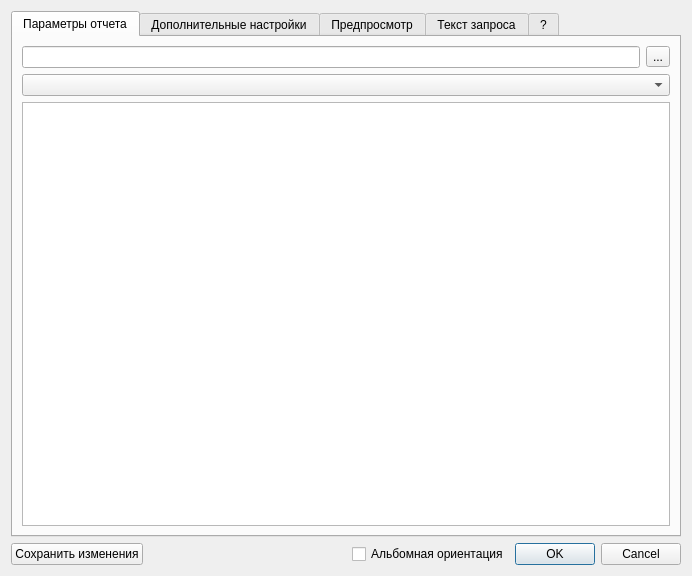
<?xml version="1.0" encoding="UTF-8"?>
<ui version="4.0">
 <class>ReportsGeneratorSetupDialog</class>
 <widget class="QDialog" name="ReportsGeneratorSetupDialog">
  <property name="geometry">
   <rect>
    <x>0</x>
    <y>0</y>
    <width>692</width>
    <height>576</height>
   </rect>
  </property>
  <property name="windowTitle">
   <string>Dialog</string>
  </property>
  <layout class="QGridLayout" name="gridLayout_2">
   <item row="0" column="0" colspan="4">
    <widget class="QTabWidget" name="tabWidget">
     <property name="currentIndex">
      <number>0</number>
     </property>
     <widget class="QWidget" name="tabParameters">
      <attribute name="title">
       <string>Параметры отчета</string>
      </attribute>
      <layout class="QGridLayout" name="gridLayout">
       <item row="0" column="0">
        <widget class="QLineEdit" name="edtInputFileName"/>
       </item>
       <item row="0" column="1">
        <widget class="QToolButton" name="btnBrowseInputFile">
         <property name="text">
          <string>...</string>
         </property>
        </widget>
       </item>
       <item row="2" column="0" colspan="2">
        <widget class="QTableView" name="tblParameters">
         <attribute name="horizontalHeaderStretchLastSection">
          <bool>true</bool>
         </attribute>
        </widget>
       </item>
       <item row="1" column="0" colspan="2">
        <widget class="QComboBox" name="cmbTemplateFile"/>
       </item>
      </layout>
     </widget>
     <widget class="QWidget" name="tabAdditionaOptions">
      <attribute name="title">
       <string>Дополнительные настройки</string>
      </attribute>
      <layout class="QGridLayout" name="gridLayout_4">
       <item row="1" column="0">
        <widget class="QGroupBox" name="gbHeaderSection">
         <property name="title">
          <string>Верхняя (заголовочная) секция</string>
         </property>
         <property name="checkable">
          <bool>true</bool>
         </property>
         <layout class="QGridLayout" name="gridLayout_8">
          <item row="4" column="1">
           <widget class="QSpinBox" name="spbHeaderColumnCount">
            <property name="minimum">
             <number>1</number>
            </property>
            <property name="maximum">
             <number>8</number>
            </property>
           </widget>
          </item>
          <item row="2" column="1">
           <widget class="QSpinBox" name="spbHeaderRowCount">
            <property name="minimum">
             <number>1</number>
            </property>
            <property name="maximum">
             <number>8</number>
            </property>
           </widget>
          </item>
          <item row="6" column="1">
           <spacer name="verticalSpacer">
            <property name="orientation">
             <enum>Qt::Vertical</enum>
            </property>
            <property name="sizeHint" stdset="0">
             <size>
              <width>20</width>
              <height>40</height>
             </size>
            </property>
           </spacer>
          </item>
          <item row="1" column="0" rowspan="6">
           <widget class="QTextEdit" name="tedtHeaderSection"/>
          </item>
          <item row="1" column="1">
           <widget class="QLabel" name="lblHeaderRowCount">
            <property name="text">
             <string>строк:</string>
            </property>
           </widget>
          </item>
          <item row="3" column="1">
           <widget class="QLabel" name="lblHeaderColumnCount">
            <property name="text">
             <string>стобцов:</string>
            </property>
           </widget>
          </item>
          <item row="5" column="1">
           <widget class="QPushButton" name="btnAddToHeader">
            <property name="maximumSize">
             <size>
              <width>23</width>
              <height>23</height>
             </size>
            </property>
            <property name="text">
             <string>+</string>
            </property>
           </widget>
          </item>
         </layout>
        </widget>
       </item>
       <item row="3" column="0">
        <widget class="QGroupBox" name="gbFooterSection">
         <property name="title">
          <string>Нижняя секция</string>
         </property>
         <property name="checkable">
          <bool>true</bool>
         </property>
         <layout class="QGridLayout" name="gridLayout_9">
          <item row="0" column="0" rowspan="6">
           <widget class="QTextEdit" name="tedtFooterSection"/>
          </item>
          <item row="5" column="1">
           <spacer name="verticalSpacer_2">
            <property name="orientation">
             <enum>Qt::Vertical</enum>
            </property>
            <property name="sizeHint" stdset="0">
             <size>
              <width>20</width>
              <height>40</height>
             </size>
            </property>
           </spacer>
          </item>
          <item row="2" column="1">
           <widget class="QLabel" name="lblFooterColumnCount">
            <property name="text">
             <string>стобцов:</string>
            </property>
           </widget>
          </item>
          <item row="0" column="1">
           <widget class="QLabel" name="lblFooterRowCount">
            <property name="text">
             <string>строк:</string>
            </property>
           </widget>
          </item>
          <item row="3" column="1">
           <widget class="QSpinBox" name="spbFooterColumnCount">
            <property name="minimum">
             <number>1</number>
            </property>
            <property name="maximum">
             <number>8</number>
            </property>
           </widget>
          </item>
          <item row="1" column="1">
           <widget class="QSpinBox" name="spbFooterRowCount">
            <property name="minimum">
             <number>1</number>
            </property>
            <property name="maximum">
             <number>8</number>
            </property>
           </widget>
          </item>
          <item row="4" column="1">
           <widget class="QPushButton" name="btnAddToFooter">
            <property name="maximumSize">
             <size>
              <width>23</width>
              <height>23</height>
             </size>
            </property>
            <property name="text">
             <string>+</string>
            </property>
           </widget>
          </item>
         </layout>
        </widget>
       </item>
       <item row="2" column="0">
        <widget class="QGroupBox" name="gbMainTableSection">
         <property name="enabled">
          <bool>true</bool>
         </property>
         <property name="title">
          <string>Основная таблица</string>
         </property>
         <layout class="QGridLayout" name="gridLayout_10">
          <item row="1" column="0">
           <widget class="QTableWidget" name="mainTableColumns">
            <property name="sizePolicy">
             <sizepolicy hsizetype="Expanding" vsizetype="Maximum">
              <horstretch>0</horstretch>
              <verstretch>0</verstretch>
             </sizepolicy>
            </property>
            <property name="minimumSize">
             <size>
              <width>0</width>
              <height>0</height>
             </size>
            </property>
            <property name="editTriggers">
             <set>QAbstractItemView::DoubleClicked</set>
            </property>
            <property name="horizontalScrollMode">
             <enum>QAbstractItemView::ScrollPerPixel</enum>
            </property>
            <attribute name="verticalHeaderVisible">
             <bool>false</bool>
            </attribute>
            <row>
             <property name="text">
              <string>Новая строка</string>
             </property>
            </row>
            <column>
             <property name="text">
              <string>Новый столбец</string>
             </property>
            </column>
            <column>
             <property name="text">
              <string>Новый столбец</string>
             </property>
            </column>
            <column>
             <property name="text">
              <string>Новый столбец</string>
             </property>
            </column>
           </widget>
          </item>
          <item row="0" column="0">
           <widget class="QCheckBox" name="chkTranspose">
            <property name="text">
             <string>Развернуть на 90 градусов против часовой стрелки</string>
            </property>
           </widget>
          </item>
         </layout>
        </widget>
       </item>
       <item row="0" column="0">
        <widget class="CTextAppearanceEditor" name="textAppearanceEditor" native="true">
         <property name="sizePolicy">
          <sizepolicy hsizetype="Preferred" vsizetype="Fixed">
           <horstretch>0</horstretch>
           <verstretch>0</verstretch>
          </sizepolicy>
         </property>
        </widget>
       </item>
      </layout>
     </widget>
     <widget class="QWidget" name="tabPreview">
      <attribute name="title">
       <string>Предпросмотр</string>
      </attribute>
      <layout class="QGridLayout" name="gridLayout_3">
       <item row="0" column="0">
        <widget class="QTextEdit" name="tedtPreview"/>
       </item>
      </layout>
     </widget>
     <widget class="QWidget" name="tab">
      <attribute name="title">
       <string>Текст запроса</string>
      </attribute>
      <layout class="QGridLayout" name="gridLayout_6">
       <item row="0" column="0">
        <widget class="QPlainTextEdit" name="tedtQueryStmt"/>
       </item>
      </layout>
     </widget>
     <widget class="QWidget" name="tabInfo">
      <attribute name="title">
       <string>?</string>
      </attribute>
      <layout class="QGridLayout" name="gridLayout_5">
       <item row="0" column="0">
        <widget class="QTextEdit" name="tedtInfo">
         <property name="readOnly">
          <bool>true</bool>
         </property>
         <property name="html">
          <string>&lt;!DOCTYPE HTML PUBLIC &quot;-//W3C//DTD HTML 4.0//EN&quot; &quot;http://www.w3.org/TR/REC-html40/strict.dtd&quot;&gt;
&lt;html&gt;&lt;head&gt;&lt;meta name=&quot;qrichtext&quot; content=&quot;1&quot; /&gt;&lt;style type=&quot;text/css&quot;&gt;
p, li { white-space: pre-wrap; }
&lt;/style&gt;&lt;/head&gt;&lt;body style=&quot; font-family:'MS Shell Dlg 2'; font-size:8.25pt; font-weight:400; font-style:normal;&quot;&gt;
&lt;p style=&quot; margin-top:14px; margin-bottom:12px; margin-left:0px; margin-right:0px; -qt-block-indent:0; text-indent:0px;&quot;&gt;&lt;span style=&quot; font-size:8pt; font-weight:600;&quot;&gt;Общие положения&lt;/span&gt;&lt;/p&gt;
&lt;p style=&quot; margin-top:12px; margin-bottom:12px; margin-left:0px; margin-right:0px; -qt-block-indent:0; text-indent:0px;&quot;&gt;&lt;span style=&quot; font-size:8pt;&quot;&gt;Входной файл (далее &amp;quot;&lt;/span&gt;&lt;span style=&quot; font-size:8pt; font-weight:600;&quot;&gt;шаблон отчета&lt;/span&gt;&lt;span style=&quot; font-size:8pt;&quot;&gt;&amp;quot;) должен иметь расширение &amp;quot;sql&amp;quot;.&lt;/span&gt;&lt;/p&gt;
&lt;p style=&quot; margin-top:12px; margin-bottom:12px; margin-left:0px; margin-right:0px; -qt-block-indent:0; text-indent:0px;&quot;&gt;&lt;span style=&quot; font-size:8pt; font-weight:600;&quot;&gt;Шаблон отчета&lt;/span&gt;&lt;span style=&quot; font-size:8pt;&quot;&gt; может содержать: &lt;/span&gt;&lt;/p&gt;
&lt;ul style=&quot;margin-top: 0px; margin-bottom: 0px; margin-left: 0px; margin-right: 0px; -qt-list-indent: 1;&quot;&gt;&lt;li style=&quot; font-size:8pt;&quot; style=&quot; margin-top:12px; margin-bottom:0px; margin-left:0px; margin-right:0px; -qt-block-indent:0; text-indent:0px;&quot;&gt;текст SQL-запроса для выборки данных из базы, &lt;/li&gt;
&lt;li style=&quot; font-size:8pt;&quot; style=&quot; margin-top:0px; margin-bottom:0px; margin-left:0px; margin-right:0px; -qt-block-indent:0; text-indent:0px;&quot;&gt;комментарии в формате SQL, &lt;/li&gt;
&lt;li style=&quot; font-size:8pt;&quot; style=&quot; margin-top:0px; margin-bottom:12px; margin-left:0px; margin-right:0px; -qt-block-indent:0; text-indent:0px;&quot;&gt;настраиваемые &lt;span style=&quot; font-weight:600;&quot;&gt;параметры отчета&lt;/span&gt;. &lt;/li&gt;&lt;/ul&gt;
&lt;p style=&quot; margin-top:14px; margin-bottom:12px; margin-left:0px; margin-right:0px; -qt-block-indent:0; text-indent:0px;&quot;&gt;&lt;span style=&quot; font-size:8pt; font-weight:600;&quot;&gt;Параметры отчета&lt;/span&gt;&lt;/p&gt;
&lt;p style=&quot; margin-top:12px; margin-bottom:12px; margin-left:0px; margin-right:0px; -qt-block-indent:0; text-indent:0px;&quot;&gt;&lt;span style=&quot; font-size:8pt;&quot;&gt;Параметр отчета представляет собой строку вида: {&lt;/span&gt;&lt;span style=&quot; font-size:8pt; font-style:italic;&quot;&gt;name&lt;/span&gt;&lt;span style=&quot; font-size:8pt;&quot;&gt;[#&lt;/span&gt;&lt;span style=&quot; font-size:8pt; font-style:italic;&quot;&gt;n&lt;/span&gt;&lt;span style=&quot; font-size:8pt;&quot;&gt;]@&lt;/span&gt;&lt;span style=&quot; font-size:8pt; font-style:italic;&quot;&gt;type&lt;/span&gt;&lt;span style=&quot; font-size:8pt;&quot;&gt;} &lt;/span&gt;&lt;/p&gt;
&lt;p style=&quot; margin-top:12px; margin-bottom:12px; margin-left:0px; margin-right:0px; -qt-block-indent:0; text-indent:0px;&quot;&gt;&lt;span style=&quot; font-size:8pt;&quot;&gt;, где: &lt;/span&gt;&lt;/p&gt;
&lt;ul style=&quot;margin-top: 0px; margin-bottom: 0px; margin-left: 0px; margin-right: 0px; -qt-list-indent: 1;&quot;&gt;&lt;li style=&quot; font-size:8pt;&quot; style=&quot; margin-top:12px; margin-bottom:0px; margin-left:0px; margin-right:0px; -qt-block-indent:0; text-indent:0px;&quot;&gt;&lt;span style=&quot; font-style:italic;&quot;&gt;name&lt;/span&gt; - имя параметра. Может содержать буквы и символы подчеркивания (последние будут заменятся на пробемы при отображении названия). &lt;/li&gt;
&lt;li style=&quot; font-size:8pt;&quot; style=&quot; margin-top:0px; margin-bottom:0px; margin-left:0px; margin-right:0px; -qt-block-indent:0; text-indent:0px;&quot;&gt;&lt;span style=&quot; font-style:italic;&quot;&gt;n&lt;/span&gt; - сортировочный индекс. Указывает порядок вывода параметра в списке. Может быть опущен. &lt;/li&gt;
&lt;li style=&quot; font-size:8pt;&quot; style=&quot; margin-top:0px; margin-bottom:12px; margin-left:0px; margin-right:0px; -qt-block-indent:0; text-indent:0px;&quot;&gt;&lt;span style=&quot; font-style:italic;&quot;&gt;type&lt;/span&gt; - тип параметра. Определяет используемый для редактирования элемент интерфейса.&lt;/li&gt;&lt;/ul&gt;
&lt;p style=&quot; margin-top:0px; margin-bottom:0px; margin-left:0px; margin-right:0px; -qt-block-indent:1; text-indent:0px;&quot;&gt;&lt;span style=&quot; font-size:8pt;&quot;&gt;. &lt;/span&gt;&lt;/p&gt;
&lt;p style=&quot; margin-top:0px; margin-bottom:0px; margin-left:0px; margin-right:0px; -qt-block-indent:0; text-indent:0px;&quot;&gt;&lt;span style=&quot; font-size:8pt;&quot;&gt;например, он может выглядеть так: {&lt;/span&gt;&lt;span style=&quot; font-size:8pt; font-style:italic;&quot;&gt;Дата_рождения_пациента&lt;/span&gt;&lt;span style=&quot; font-size:8pt;&quot;&gt;#&lt;/span&gt;&lt;span style=&quot; font-size:8pt; font-style:italic;&quot;&gt;2@date} &lt;/span&gt;&lt;/p&gt;
&lt;p style=&quot; margin-top:12px; margin-bottom:12px; margin-left:0px; margin-right:0px; -qt-block-indent:0; text-indent:0px;&quot;&gt;&lt;span style=&quot; font-size:8pt;&quot;&gt;Поддерживаемые типы: &lt;/span&gt;&lt;/p&gt;
&lt;ul style=&quot;margin-top: 0px; margin-bottom: 0px; margin-left: 0px; margin-right: 0px; -qt-list-indent: 1;&quot;&gt;&lt;li style=&quot; font-size:8pt;&quot; style=&quot; margin-top:12px; margin-bottom:0px; margin-left:0px; margin-right:0px; -qt-block-indent:0; text-indent:0px;&quot;&gt;&lt;span style=&quot; font-style:italic;&quot;&gt;date&lt;/span&gt; - для редактирования используется элемент с календарем. &lt;/li&gt;
&lt;li style=&quot; font-size:8pt;&quot; style=&quot; margin-top:0px; margin-bottom:0px; margin-left:0px; margin-right:0px; -qt-block-indent:0; text-indent:0px;&quot;&gt;&lt;span style=&quot; font-style:italic;&quot;&gt;datetime&lt;/span&gt; - то же, что и date, но с возможностью указывать еще и время. &lt;/li&gt;
&lt;li style=&quot; font-size:8pt;&quot; style=&quot; margin-top:0px; margin-bottom:0px; margin-left:0px; margin-right:0px; -qt-block-indent:0; text-indent:0px;&quot;&gt;&lt;span style=&quot; font-style:italic;&quot;&gt;str&lt;/span&gt; - для редактирования используется обычное поле ввода текста.&lt;/li&gt;
&lt;p style=&quot; margin-top:0px; margin-bottom:0px; margin-left:0px; margin-right:0px; -qt-block-indent:1; text-indent:0px;&quot;&gt;&lt;span style=&quot; font-size:8pt;&quot;&gt;. &lt;/span&gt;&lt;/p&gt;
&lt;li style=&quot; font-size:8pt;&quot; style=&quot; margin-top:0px; margin-bottom:0px; margin-left:0px; margin-right:0px; -qt-block-indent:0; text-indent:0px;&quot;&gt;&lt;span style=&quot; font-style:italic;&quot;&gt;int&lt;/span&gt; - для редактирования используется spinbox с пределами 0 - 999 и шагом 1. &lt;/li&gt;
&lt;li style=&quot; font-size:8pt;&quot; style=&quot; margin-top:0px; margin-bottom:12px; margin-left:0px; margin-right:0px; -qt-block-indent:0; text-indent:0px;&quot;&gt;&lt;span style=&quot; font-style:italic;&quot;&gt;float&lt;/span&gt; - для редактирования используется spinbox с пределами 0.0 - 99.9 и шагом 0.1. &lt;/li&gt;&lt;/ul&gt;&lt;/body&gt;&lt;/html&gt;</string>
         </property>
        </widget>
       </item>
      </layout>
     </widget>
    </widget>
   </item>
   <item row="1" column="0">
    <widget class="QPushButton" name="btnSaveChanged">
     <property name="text">
      <string>Сохранить изменения</string>
     </property>
    </widget>
   </item>
   <item row="1" column="1">
    <spacer name="horizontalSpacer">
     <property name="orientation">
      <enum>Qt::Horizontal</enum>
     </property>
     <property name="sizeHint" stdset="0">
      <size>
       <width>269</width>
       <height>20</height>
      </size>
     </property>
    </spacer>
   </item>
   <item row="1" column="3">
    <widget class="QDialogButtonBox" name="buttonBox">
     <property name="orientation">
      <enum>Qt::Horizontal</enum>
     </property>
     <property name="standardButtons">
      <set>QDialogButtonBox::Cancel|QDialogButtonBox::Ok</set>
     </property>
    </widget>
   </item>
   <item row="1" column="2">
    <widget class="QCheckBox" name="chkIsLandscapeOrientation">
     <property name="text">
      <string>Альбомная ориентация</string>
     </property>
    </widget>
   </item>
  </layout>
 </widget>
 <customwidgets>
  <customwidget>
   <class>CTextAppearanceEditor</class>
   <extends>QWidget</extends>
   <header>Reports/ReportsGenerator/TextAppearanceEditor.h</header>
   <container>1</container>
  </customwidget>
 </customwidgets>
 <resources/>
 <connections>
  <connection>
   <sender>buttonBox</sender>
   <signal>accepted()</signal>
   <receiver>ReportsGeneratorSetupDialog</receiver>
   <slot>accept()</slot>
   <hints>
    <hint type="sourcelabel">
     <x>682</x>
     <y>566</y>
    </hint>
    <hint type="destinationlabel">
     <x>157</x>
     <y>274</y>
    </hint>
   </hints>
  </connection>
  <connection>
   <sender>buttonBox</sender>
   <signal>rejected()</signal>
   <receiver>ReportsGeneratorSetupDialog</receiver>
   <slot>reject()</slot>
   <hints>
    <hint type="sourcelabel">
     <x>682</x>
     <y>566</y>
    </hint>
    <hint type="destinationlabel">
     <x>286</x>
     <y>274</y>
    </hint>
   </hints>
  </connection>
  <connection>
   <sender>gbHeaderSection</sender>
   <signal>toggled(bool)</signal>
   <receiver>spbHeaderRowCount</receiver>
   <slot>setEnabled(bool)</slot>
   <hints>
    <hint type="sourcelabel">
     <x>62</x>
     <y>97</y>
    </hint>
    <hint type="destinationlabel">
     <x>659</x>
     <y>117</y>
    </hint>
   </hints>
  </connection>
  <connection>
   <sender>gbHeaderSection</sender>
   <signal>toggled(bool)</signal>
   <receiver>spbHeaderColumnCount</receiver>
   <slot>setEnabled(bool)</slot>
   <hints>
    <hint type="sourcelabel">
     <x>322</x>
     <y>99</y>
    </hint>
    <hint type="destinationlabel">
     <x>659</x>
     <y>162</y>
    </hint>
   </hints>
  </connection>
  <connection>
   <sender>gbFooterSection</sender>
   <signal>toggled(bool)</signal>
   <receiver>spbFooterRowCount</receiver>
   <slot>setEnabled(bool)</slot>
   <hints>
    <hint type="sourcelabel">
     <x>219</x>
     <y>524</y>
    </hint>
    <hint type="destinationlabel">
     <x>659</x>
     <y>434</y>
    </hint>
   </hints>
  </connection>
  <connection>
   <sender>gbFooterSection</sender>
   <signal>toggled(bool)</signal>
   <receiver>spbFooterColumnCount</receiver>
   <slot>setEnabled(bool)</slot>
   <hints>
    <hint type="sourcelabel">
     <x>335</x>
     <y>524</y>
    </hint>
    <hint type="destinationlabel">
     <x>659</x>
     <y>479</y>
    </hint>
   </hints>
  </connection>
  <connection>
   <sender>gbHeaderSection</sender>
   <signal>toggled(bool)</signal>
   <receiver>btnAddToHeader</receiver>
   <slot>setEnabled(bool)</slot>
   <hints>
    <hint type="sourcelabel">
     <x>177</x>
     <y>61</y>
    </hint>
    <hint type="destinationlabel">
     <x>624</x>
     <y>182</y>
    </hint>
   </hints>
  </connection>
  <connection>
   <sender>gbFooterSection</sender>
   <signal>toggled(bool)</signal>
   <receiver>btnAddToFooter</receiver>
   <slot>setEnabled(bool)</slot>
   <hints>
    <hint type="sourcelabel">
     <x>275</x>
     <y>388</y>
    </hint>
    <hint type="destinationlabel">
     <x>629</x>
     <y>496</y>
    </hint>
   </hints>
  </connection>
 </connections>
</ui>
